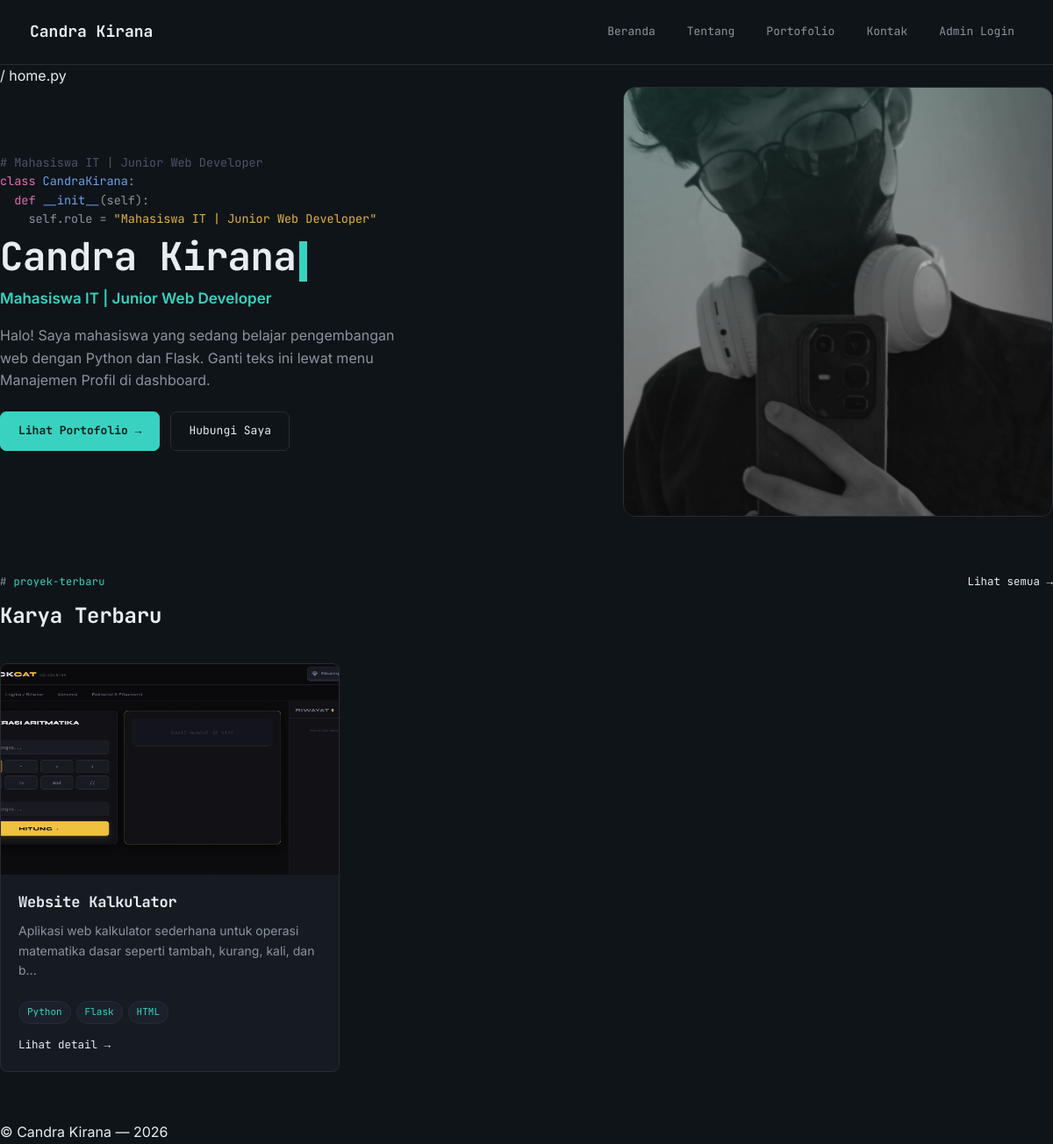
The page / on the database its author committed.
### models.py (models this page shows, shortened)
class Profile(db.Model):
    __tablename__ = 'profile'
    id = db.Column(db.Integer, primary_key=True)
    name = db.Column(db.String(120), nullable=False, default='Nama Anda')
    headline = db.Column(db.String(200), default='Mahasiswa Informatika')
    about = db.Column(db.Text, default='Ceritakan sedikit tentang diri Anda di sini.')
    photo = db.Column(db.String(120), default='default-profile.png')
    email = db.Column(db.String(120), default='')
    github_url = db.Column(db.String(200), default='')
    linkedin_url = db.Column(db.String(200), default='')
    skills = db.relationship('Skill', backref='profile', lazy=True, cascade='all, delete-orphan')

class Project(db.Model):
    __tablename__ = 'projects'
    id = db.Column(db.Integer, primary_key=True)
    title = db.Column(db.String(150), nullable=False)
    description = db.Column(db.Text, nullable=False)
    technologies = db.Column(db.String(200))  # disimpan sebagai string dipisah koma
    image_file = db.Column(db.String(120), default='default-project.png')
    github_link = db.Column(db.String(200))
    live_link = db.Column(db.String(200))
    created_at = db.Column(db.DateTime, default=datetime.utcnow)
    def tech_list(self):
        if not self.technologies:
            return []
        return [t.strip() for t in self.technologies.split(',') if t.strip()]

### app.py (the view)
@app.route('/')
def index():
    profile = get_profile()
    latest_projects = Project.query.order_by(Project.created_at.desc()).limit(3).all()
    return render_template('index.html', profile=profile, projects=latest_projects)

### app.py (called while the page is built)
def get_profile():
    profile = Profile.query.first()
    if profile is None:
        profile = Profile()
        db.session.add(profile)
        db.session.commit()
    return profile

@app.context_processor
def inject_globals():
    try:
        profile = get_profile()
    except Exception:
        profile = None
    return {
        'site_name': app.config.get('SITE_NAME', 'Portofolio'),
        'current_year': datetime.utcnow().year,
        'profile': profile,
    }

### templates/index.html (shortened to what this page needs)
{% extends 'base.html' %}
{% block titlebar_path %}/ home.py{% endblock %}
{% block content %}
<section class="hero">
  <div>
    <div class="hero-code">
      <span class="cm"># {{ profile.headline }}</span><br>
      <span class="kw">class</span> <span class="fn">CandraKirana</span>:<br>
      &nbsp;&nbsp;<span class="kw">def</span> <span class="fn">__init__</span>(self):<br>
      &nbsp;&nbsp;&nbsp;&nbsp;self.role = <span class="str">"{{ profile.headline }}"</span>
    </div>
    <h1 class="hero-name">Candra Kirana<span class="cursor-blink"></span></h1>
    <div class="hero-headline">{{ profile.headline }}</div>
    <p class="hero-about">{{ profile.about }}</p>
    <div class="hero-actions">
      <a href="{{ url_for('portfolio') }}" class="btn btn-primary">Lihat Portofolio →</a>
      <a href="{{ url_for('contact') }}" class="btn btn-outline">Hubungi Saya</a>
    </div>
  </div>
  <div class="hero-portrait">
    <img src="{{ url_for('static', filename='uploads/' + profile.photo) if profile.photo != 'default-profile.png' else url_for('static', filename='img/default-profile.svg') }}" alt="Candra Kirana">
  </div>
</section>
<section class="section">
  <div class="section-head">
    <div>
      <div class="eyebrow">proyek-terbaru</div>
      <h2>Karya Terbaru</h2>
    </div>
    <a href="{{ url_for('portfolio') }}" class="card-link">Lihat semua →</a>
  </div>
  {% if projects %}
  <div class="grid grid-3">
    {% for project in projects %}
    <div class="card">
      <div class="card-thumb">
        <img src="{{ url_for('static', filename='uploads/' + project.image_file) if project.image_file != 'default-project.png' else url_for('static', filename='img/default-project.svg') }}" alt="{{ project.title }}">
      </div>
      <div class="card-body">
        <h3>{{ project.title }}</h3>
        <p>{{ project.description[:100] }}{% if project.description|length > 100 %}...{% endif %}</p>
        <div class="tag-row">
          {% for tech in project.tech_list()[:3] %}
          <span class="tag">{{ tech }}</span>
          {% endfor %}
        </div>
        <a href="{{ url_for('project_detail', project_id=project.id) }}" class="card-link">Lihat detail →</a>
      </div>
    </div>
    {% endfor %}
  </div>
  {% else %}
  <div class="empty-state">Belum ada proyek. Tambahkan lewat dashboard admin.</div>
  {% endif %}
</section>
{% endblock %}

### static/css/style.css (style rules this page uses)
:root { --bg: #0F1419; --panel: #161B22; --panel-alt: #1B212B; --border: #262C36; --text: #E6EDF3; --muted: #8B949E; --cyan: #39D2C0; --amber: #E3B341; --pink: #E36BAE; --blue: #6CA0E8; --red: #F0685C; --font-display: 'JetBrains Mono', 'Courier New', monospace; --font-body: 'Inter', -apple-system, BlinkMacSystemFont, sans-serif; --radius: 8px; }
* { box-sizing: border-box; }
html, body { margin: 0; padding: 0; background: var(--bg); color: var(--text); font-family: var(--font-body); line-height: 1.6; }
a { color: inherit; text-decoration: none; }
img { max-width: 100%; display: block; }
.eyebrow { font-family: var(--font-display); font-size: 12px; color: var(--cyan); letter-spacing: 0.02em; margin-bottom: 10px; display: flex; align-items: center; gap: 8px; }
.eyebrow::before { content: '#'; color: var(--muted); }
h1, h2, h3, h4 { font-family: var(--font-display); font-weight: 700; margin: 0 0 12px; letter-spacing: -0.01em; }
h1 { font-size: 38px; line-height: 1.15; }
h2 { font-size: 24px; }
h3 { font-size: 17px; }
p { color: var(--muted); margin: 0 0 14px; }
.cursor-blink { display: inline-block; width: 9px; height: 1.05em; background: var(--cyan); margin-left: 4px; vertical-align: text-bottom; animation: blink 1s step-end infinite; }
.hero { display: grid; grid-template-columns: 1.15fr 0.85fr; gap: 48px; align-items: center; margin-bottom: 64px; }
.hero-code { font-family: var(--font-display); font-size: 13.5px; color: var(--muted); }
.hero-code .kw { color: var(--pink); }
.hero-code .fn { color: var(--blue); }
.hero-code .str { color: var(--amber); }
.hero-code .cm { color: #4d5566; }
.hero-name { font-size: 44px; color: var(--text); margin: 6px 0 6px; }
.hero-headline { font-family: var(--font-body); font-size: 17px; color: var(--cyan); font-weight: 600; margin-bottom: 16px; }
.hero-about { max-width: 46ch; }
.hero-actions { display: flex; gap: 12px; margin-top: 22px; flex-wrap: wrap; }
.hero-portrait { width: 100%; aspect-ratio: 1 / 1; border-radius: 14px; overflow: hidden; border: 1px solid var(--border); background: var(--panel); position: relative; }
.hero-portrait img { width: 100%; height: 100%; object-fit: cover; }
.hero-portrait::before { content: ''; position: absolute; inset: 0; background: linear-gradient(160deg, rgba(57,210,192,0.15), transparent 55%); pointer-events: none; }
.btn { font-family: var(--font-display); font-size: 13px; padding: 11px 20px; border-radius: 7px; border: 1px solid var(--border); display: inline-flex; align-items: center; gap: 8px; cursor: pointer; transition: all .15s ease; background: transparent; color: var(--text); }
.btn-primary { background: var(--cyan); color: #06201C; border-color: var(--cyan); font-weight: 700; }
.section { margin-bottom: 56px; }
.section-head { display: flex; align-items: baseline; justify-content: space-between; margin-bottom: 22px; flex-wrap: wrap; gap: 10px; }
.grid { display: grid; gap: 20px; }
.grid-3 { grid-template-columns: repeat(3, 1fr); }
.card { background: var(--panel); border: 1px solid var(--border); border-radius: var(--radius); overflow: hidden; transition: transform .15s ease, border-color .15s ease; display: flex; flex-direction: column; }
.card-thumb { aspect-ratio: 16/10; background: var(--panel-alt); overflow: hidden; }
.card-thumb img { width: 100%; height: 100%; object-fit: cover; }
.card-body { padding: 18px 20px 20px; display: flex; flex-direction: column; flex: 1; }
.card-body h3 { margin-bottom: 8px; }
.card-body p { font-size: 14px; flex: 1; }
.tag-row { display: flex; flex-wrap: wrap; gap: 6px; margin: 10px 0 14px; }
.tag { font-family: var(--font-display); font-size: 11px; padding: 3px 9px; border-radius: 999px; background: var(--panel-alt); border: 1px solid var(--border); color: var(--cyan); }
.card-link { font-family: var(--font-display); font-size: 12.5px; color: var(--text); display: inline-flex; align-items: center; gap: 6px; }

### rows shown on the page
Profile: headline "Mahasiswa IT | Junior Web Developer", about "Halo! Saya mahasiswa yang sedang belajar pengembangan web dengan Python dan Flask. Ganti teks ini lewat menu Manajemen Profil di dashboard.", photo (picture)
Project: image_file (picture), title "Website Kalkulator", description "Aplikasi web kalkulator sederhana untuk operasi matematika dasar seperti tambah, kurang, kali, dan b", 3 "Python" "Flask" "HTML"
